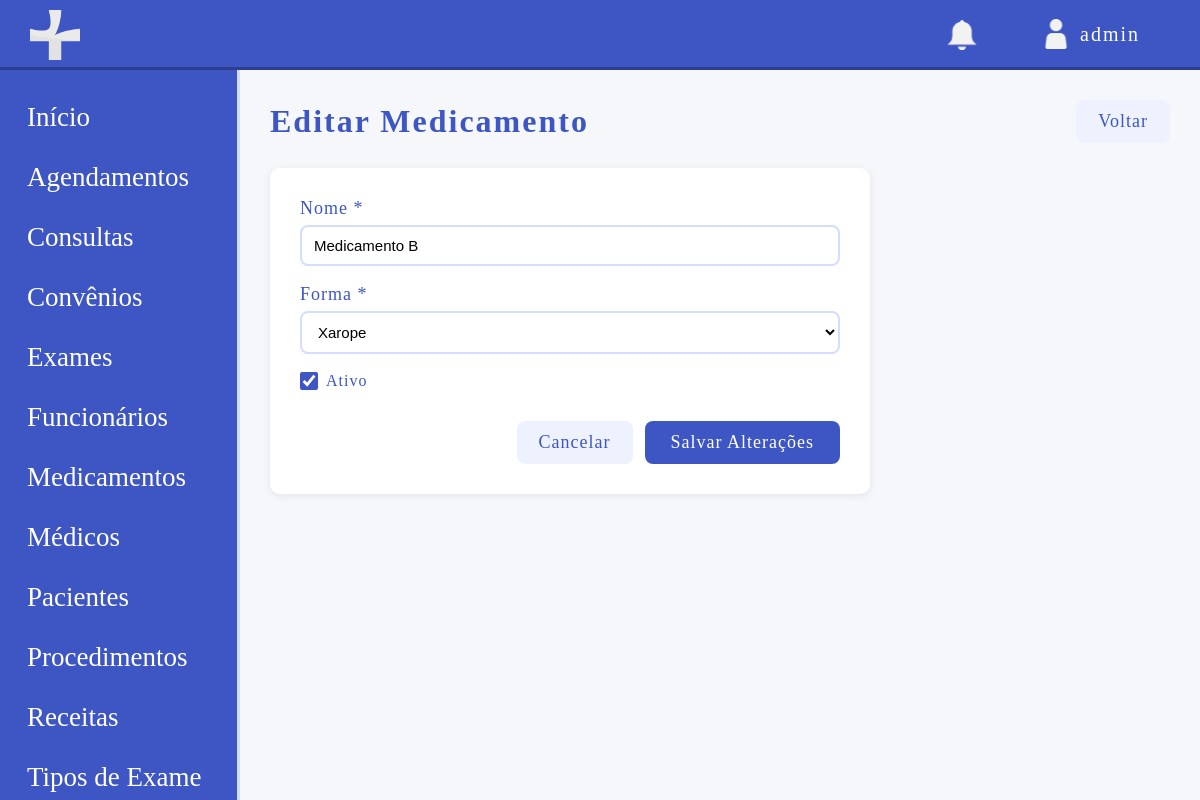
Page /modulos/medicamentos/editar_medicamento.php?id=2 (signed in) on the earlier database version.
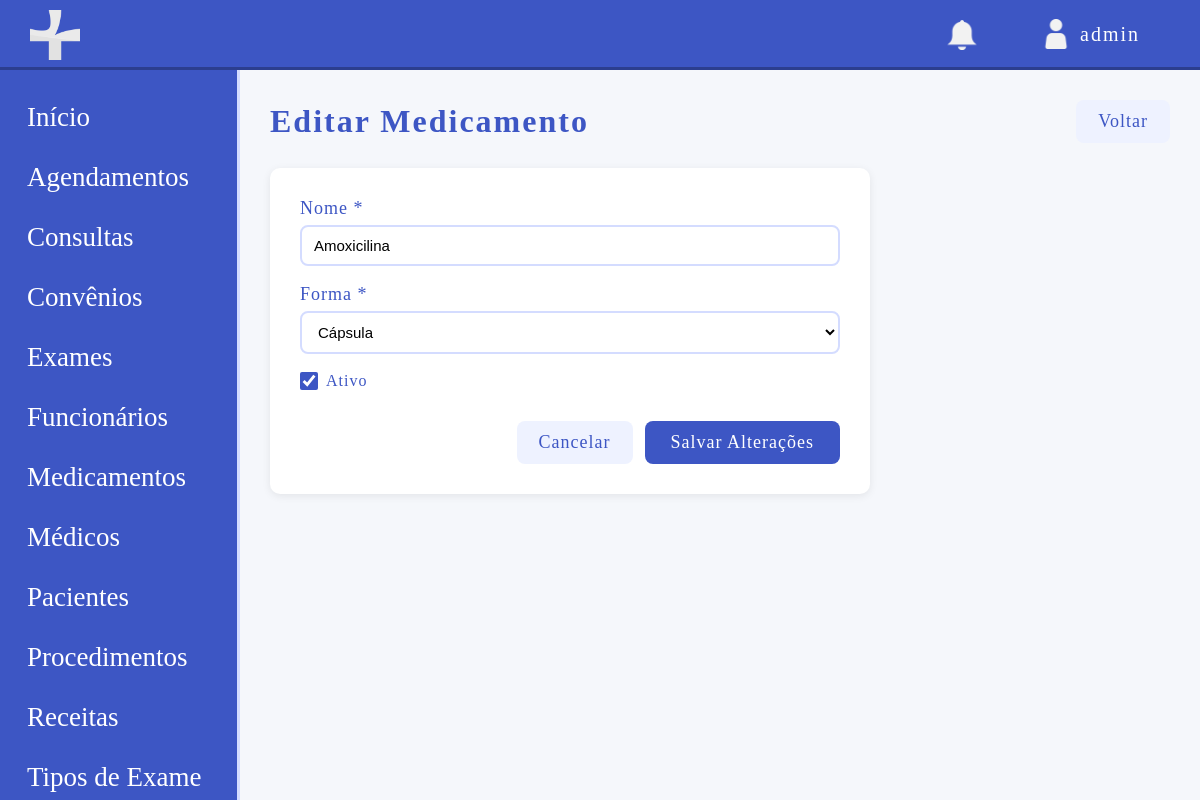
Same page on the later database version.
### tables this page shows
CREATE TABLE medicamento (
    id INT UNSIGNED NOT NULL AUTO_INCREMENT,
    nome VARCHAR(100) NOT NULL,
    forma VARCHAR(50) NOT NULL,
    ativo TINYINT(1) NOT NULL DEFAULT 1,
    data_registro TIMESTAMP DEFAULT CURRENT_TIMESTAMP,
    PRIMARY KEY (id)
);

### modulos/medicamentos/editar_medicamento.php (the view, shortened to what this page needs)
<?php
require '../../config/conexao.php';
$base = '/site-clinicamedica';
$formas = ['Comprimido', 'Cápsula', 'Xarope', 'Gotas', 'Pomada', 'Creme', 'Injeção', 'Suspensão', 'Spray', 'Outro'];
$id = isset($_GET['id']) ? (int) $_GET['id'] : 0;
$stmt = $pdo->prepare("SELECT * FROM medicamento WHERE id = ?");
$stmt->execute([$id]);
$medicamento = $stmt->fetch();
?>
<!DOCTYPE html>
<html lang="pt-br">
<head>
    <link rel="stylesheet" href="<?php echo $base; ?>/css/style.css">
</head>
<body class="dashbody">
    <?php include '../../includes/header.php'; ?>
    <div class="layout">
        <?php include '../../includes/sidebar.php'; ?>
        <main class="main">
            <div class="pagina-topo">
                <h1>Editar Medicamento</h1>
                <a href="listar_medicamento.php" class="btn-voltar">Voltar</a>
            </div>
            <form method="POST" class="form-padrao">
                <div class="campo">
                    <label for="nome">Nome *</label>
                    <input type="text" id="nome" name="nome" required
                           value="<?php echo htmlspecialchars($medicamento['nome']); ?>">
                </div>
                <div class="campo">
                    <label for="forma">Forma *</label>
                    <select id="forma" name="forma" required>
                        <?php foreach ($formas as $f): ?>
                            <option value="<?php echo htmlspecialchars($f); ?>"
                                <?php echo ($medicamento['forma'] === $f) ? 'selected' : ''; ?>>
                                <?php echo htmlspecialchars($f); ?>
                            </option>
                        <?php endforeach; ?>
                    </select>
                </div>
                <div class="campo campo-check">
                    <label>
                        <input type="checkbox" name="ativo" value="1" <?php echo $medicamento['ativo'] ? 'checked' : ''; ?>>
                        Ativo
                    </label>
                </div>
                <div class="acoes-form">
                    <a href="listar_medicamento.php" class="btn-cancelar">Cancelar</a>
                    <button type="submit" class="btn-salvar">Salvar Alterações</button>
                </div>
            </form>
        </main>
    </div>
</body>
</html>

Differences in the rows shown:
changed medicamento: nome "Medicamento B" → "Amoxicilina"; forma "Xarope" → "Cápsula"
